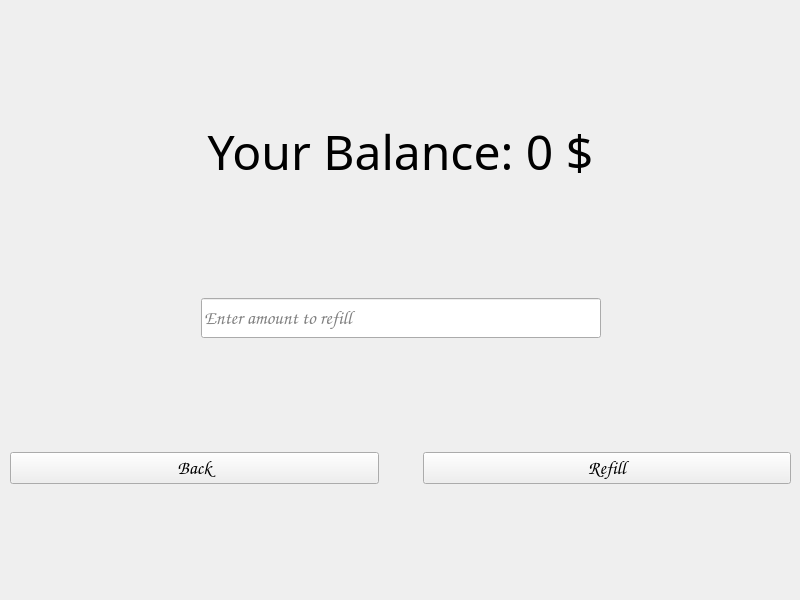
<?xml version="1.0" encoding="UTF-8"?>
<ui version="4.0">
 <class>RefillMenu</class>
 <widget class="QWidget" name="RefillMenu">
  <property name="geometry">
   <rect>
    <x>0</x>
    <y>0</y>
    <width>800</width>
    <height>600</height>
   </rect>
  </property>
  <property name="font">
   <font>
    <family>Comic Sans MS</family>
    <pointsize>14</pointsize>
   </font>
  </property>
  <property name="windowTitle">
   <string>Form</string>
  </property>
  <widget class="QWidget" name="verticalLayoutWidget">
   <property name="geometry">
    <rect>
     <x>10</x>
     <y>10</y>
     <width>781</width>
     <height>581</height>
    </rect>
   </property>
   <layout class="QVBoxLayout" name="MainLayout">
    <item>
     <spacer name="verticalSpacer_2">
      <property name="orientation">
       <enum>Qt::Vertical</enum>
      </property>
      <property name="sizeHint" stdset="0">
       <size>
        <width>20</width>
        <height>40</height>
       </size>
      </property>
     </spacer>
    </item>
    <item>
     <widget class="QLabel" name="LabelName">
      <property name="font">
       <font>
        <family>Playbill</family>
        <pointsize>36</pointsize>
       </font>
      </property>
      <property name="text">
       <string>Your Balance: 0 $</string>
      </property>
      <property name="textFormat">
       <enum>Qt::PlainText</enum>
      </property>
      <property name="alignment">
       <set>Qt::AlignBottom|Qt::AlignHCenter</set>
      </property>
     </widget>
    </item>
    <item>
     <spacer name="verticalSpacer_4">
      <property name="orientation">
       <enum>Qt::Vertical</enum>
      </property>
      <property name="sizeHint" stdset="0">
       <size>
        <width>20</width>
        <height>40</height>
       </size>
      </property>
     </spacer>
    </item>
    <item>
     <layout class="QVBoxLayout" name="InputLayout">
      <item>
       <layout class="QHBoxLayout" name="AmountLayout">
        <item>
         <spacer name="horizontalSpacer_3">
          <property name="orientation">
           <enum>Qt::Horizontal</enum>
          </property>
          <property name="sizeHint" stdset="0">
           <size>
            <width>40</width>
            <height>20</height>
           </size>
          </property>
         </spacer>
        </item>
        <item>
         <widget class="QLineEdit" name="amount_input">
          <property name="sizePolicy">
           <sizepolicy hsizetype="Fixed" vsizetype="Fixed">
            <horstretch>0</horstretch>
            <verstretch>0</verstretch>
           </sizepolicy>
          </property>
          <property name="minimumSize">
           <size>
            <width>400</width>
            <height>40</height>
           </size>
          </property>
          <property name="font">
           <font>
            <family>Comic Sans MS</family>
            <pointsize>14</pointsize>
           </font>
          </property>
          <property name="inputMask">
           <string/>
          </property>
          <property name="text">
           <string/>
          </property>
          <property name="maxLength">
           <number>10</number>
          </property>
          <property name="placeholderText">
           <string>Enter amount to refill</string>
          </property>
         </widget>
        </item>
        <item>
         <spacer name="horizontalSpacer_4">
          <property name="orientation">
           <enum>Qt::Horizontal</enum>
          </property>
          <property name="sizeHint" stdset="0">
           <size>
            <width>40</width>
            <height>20</height>
           </size>
          </property>
         </spacer>
        </item>
       </layout>
      </item>
     </layout>
    </item>
    <item>
     <spacer name="verticalSpacer">
      <property name="orientation">
       <enum>Qt::Vertical</enum>
      </property>
      <property name="sizeHint" stdset="0">
       <size>
        <width>20</width>
        <height>40</height>
       </size>
      </property>
     </spacer>
    </item>
    <item>
     <layout class="QHBoxLayout" name="ButtonsLayout">
      <item>
       <widget class="QPushButton" name="back_button">
        <property name="text">
         <string>Back</string>
        </property>
       </widget>
      </item>
      <item>
       <spacer name="horizontalSpacer_2">
        <property name="orientation">
         <enum>Qt::Horizontal</enum>
        </property>
        <property name="sizeType">
         <enum>QSizePolicy::Minimum</enum>
        </property>
        <property name="sizeHint" stdset="0">
         <size>
          <width>38</width>
          <height>18</height>
         </size>
        </property>
       </spacer>
      </item>
      <item>
       <widget class="QPushButton" name="refill_button">
        <property name="text">
         <string>Refill</string>
        </property>
       </widget>
      </item>
     </layout>
    </item>
    <item>
     <spacer name="verticalSpacer_3">
      <property name="orientation">
       <enum>Qt::Vertical</enum>
      </property>
      <property name="sizeHint" stdset="0">
       <size>
        <width>20</width>
        <height>40</height>
       </size>
      </property>
     </spacer>
    </item>
   </layout>
  </widget>
 </widget>
 <resources/>
 <connections/>
</ui>
